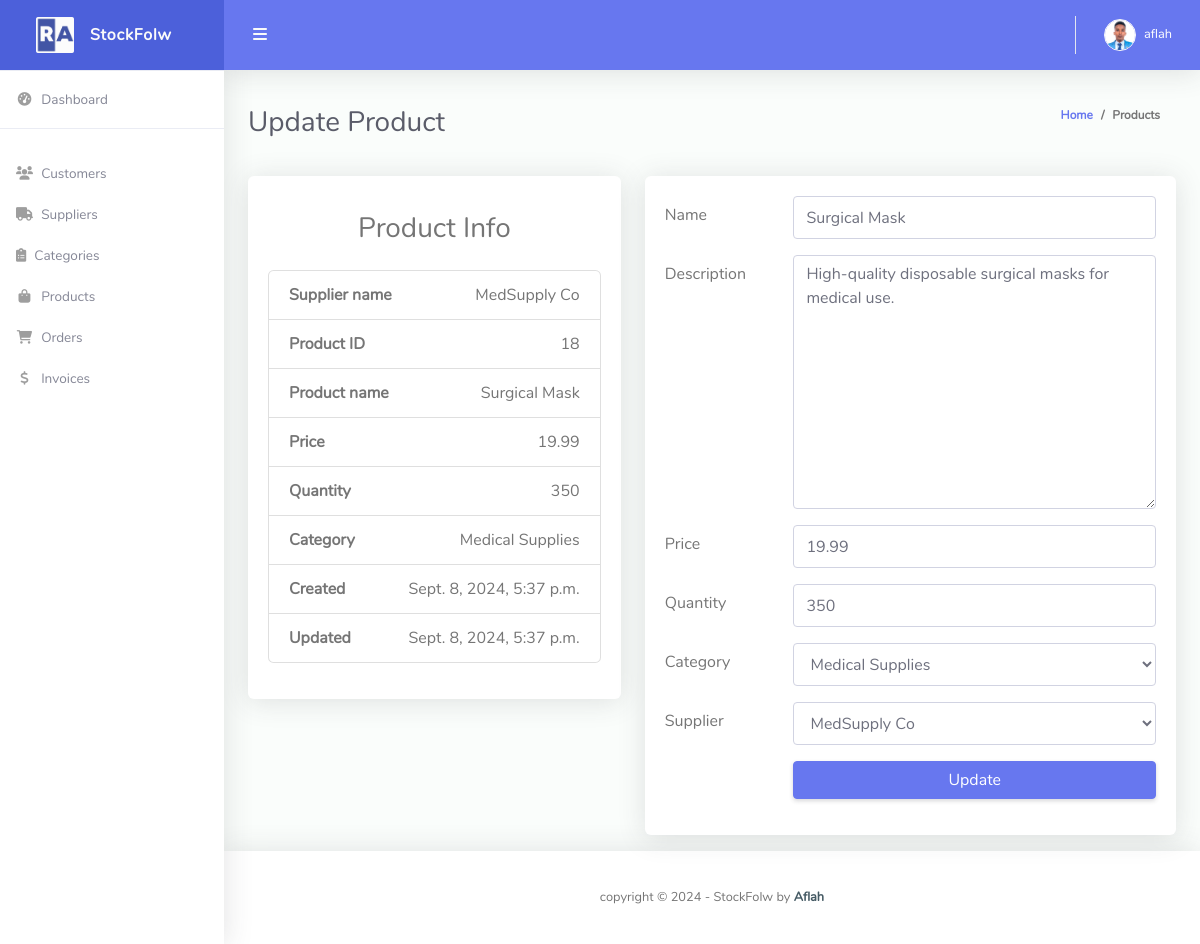
The page /product/18/ (signed in) on the database as committed earlier.
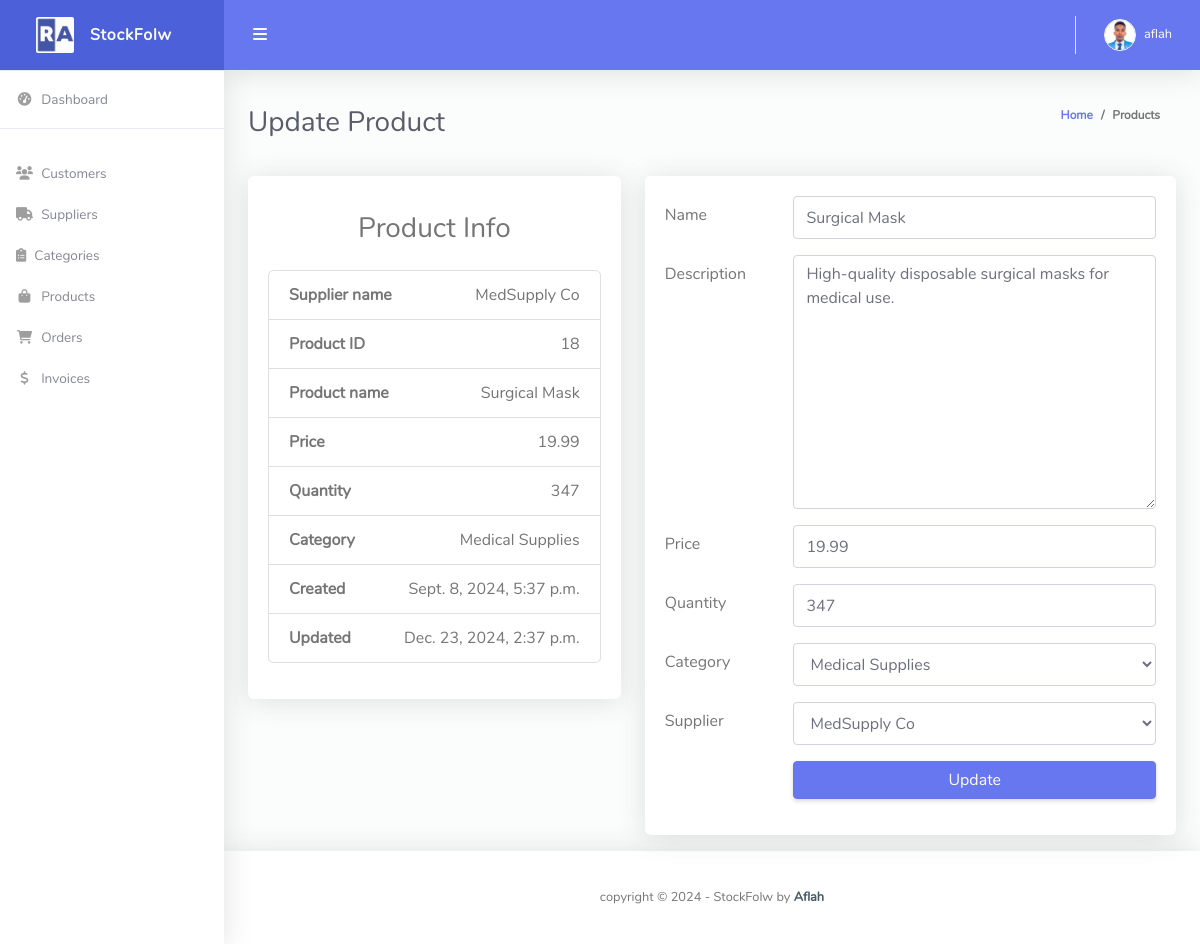
The same page on the database as committed later.
### stockflow/models.py (models this page shows, shortened)
class Customer(models.Model):
    user = models.OneToOneField(User, null=True, blank=True, on_delete=models.CASCADE)
    name = models.CharField(max_length=200, null=True, blank=True)
    phone = models.CharField(max_length=200, null=True, blank=True)
    email = models.EmailField(max_length=200, null=True, blank=True)
    address = models.TextField(null=True, blank=True)
    profile_pic = models.ImageField(default="profile1.png", null=True, blank=True)
    date_created = models.DateTimeField(auto_now_add=True, null=True, blank=True)

class Product(models.Model):
    name = models.CharField(max_length=200)
    description = models.TextField(blank=True, null=True)
    price = models.DecimalField(max_digits=10, decimal_places=2)
    quantity = models.PositiveIntegerField(default=0)
    category = models.ForeignKey(Category, on_delete=models.CASCADE)
    supplier = models.ForeignKey(Supplier, on_delete=models.CASCADE)
    created_at = models.DateTimeField(auto_now_add=True)
    updated_at = models.DateTimeField(auto_now=True)

class Supplier(models.Model):
    name = models.CharField(max_length=200)
    contact = models.CharField(max_length=200, blank=True, null=True)
    email = models.EmailField(unique=True)
    phone = models.CharField(
        max_length=30,
        blank=True,
        null=True,
        validators=[
            RegexValidator(
                regex='^[0-9+\-]+$',  # Allows digits, plus, and minus symbols
                message='Phone number must be numeric and can include +, - symbols',
                code='invalid_phone_number'
            ),
        ]
    )
    address = models.TextField(blank=True, null=True)
    created_at = models.DateTimeField(auto_now_add=True)
    updated_at = models.DateTimeField(auto_now=True)
    def __str__(self):
        return self.name

class Category(models.Model):
    name = models.CharField(max_length=200)
    description = models.TextField(blank=True, null=True)
    created_at = models.DateTimeField(auto_now_add=True)
    def __str__(self):
        return self.name
    class Meta:
        verbose_name_plural = "Categories"

### stockflow/decorators.py (the view)
		def wrapper_func(request, *args, **kwargs):
			group = None
			if request.user.groups.exists():
				group = request.user.groups.all()[0].name
			if group in allowed_roles:
				return view_func(request, *args, **kwargs)
			else:
				return redirect('/')

### stockflow/forms.py
class ProductForm(forms.ModelForm):
    class Meta:
        model = Product
        fields = ['name', 'description', 'price', 'quantity', 'category', 'supplier']
        widgets = {
            'name': forms.TextInput(attrs={'class': 'form-control', 'placeholder': 'Product Name', 'required': True}),
            'description': forms.Textarea(attrs={'class': 'form-control', 'placeholder': 'Description', 'required': True}),
            'price': forms.NumberInput(attrs={'class': 'form-control', 'placeholder': 'Price', 'required': True}),
            'quantity': forms.NumberInput(attrs={'class': 'form-control', 'placeholder': 'Quantity', 'required': True}),
            'category': forms.Select(attrs={'class': 'form-control', 'placeholder': 'Category', 'required': True}),
            'supplier': forms.Select(attrs={'class': 'form-control', 'placeholder': 'Supplier', 'required': True}),
        }

### stockflow/views.py (called while the page is built, shortened)
@login_required(login_url='login')
@allowed_users(allowed_roles=['admin'])
def updateProduct(request, pk):
    try:
        product = Product.objects.select_related('category', 'supplier').get(id=pk)
    except Product.DoesNotExist:
        messages.error(request, 'Product does not exist.')
        return redirect('product')
    form = ProductForm(instance=product)
    context = {'form': form, 'product': product}
    return render(request, 'edit_product.html', context)

### templates/edit_product.html (shortened to what this page needs)
{% extends 'base.html' %}
{% block content %}
<div class="container-fluid" id="container-wrapper">
    <div class="d-sm-flex align-items-center justify-content-between mb-4">
        <h1 class="h3 mb-0 text-gray-800">Update Product</h1>
        <ol class="breadcrumb">
            <li class="breadcrumb-item"><a href="{% url 'home' %}">Home</a></li>
            <li class="breadcrumb-item">Products</li>
        </ol>
    </div>
    <div class="row mb-3">
        <div class="col-md-5">
            <div class="card card-primary card-outline">
                <div class="card-body">
                    <h3 class="text-center mt-3">Product Info</h3>
                    <ul class="list-group list-group-unbordered mt-4 mb-3">
                        <li class="list-group-item">
                            <b>Supplier name</b> <a class="float-right">{{product.supplier}}</a>
                        </li>
                        <li class="list-group-item">
                            <b>Product ID</b> <a class="float-right">{{product.id}}</a>
                        </li>
                        <li class="list-group-item">
                            <b>Product name</b> <a class="float-right">{{product.name}}</a>
                        </li>
                        <li class="list-group-item">
                            <b>Price</b> <a class="float-right">{{product.price}}</a>
                        </li>
                        <li class="list-group-item">
                            <b>Quantity</b> <a class="float-right">{{product.quantity}}</a>
                        </li>
                        <li class="list-group-item">
                            <b>Category</b> <a class="float-right">{{product.category}}</a>
                        </li>
                        <li class="list-group-item">
                            <b>Created</b> <a class="float-right">{{product.created_at}}</a>
                        </li>
                        <li class="list-group-item">
                            <b>Updated</b> <a class="float-right">{{product.updated_at}}</a>
                        </li>
                    </ul>
                </div>
            </div>
        </div>
        <div class="col-md-7">
            <div class="card">
                <div class="card-body">
                    <div class="tab-content">
                        <div class="">
                            <form method="post">
                                <div class="form-group row">
                                    <label class="col-sm-3 col-form-label">Name</label>
                                    <div class="col-sm-9">
                                        {{ form.name}}
                                    </div>
                                </div>
                                <div class="form-group row">
                                    <label class="col-sm-3 col-form-label">Description</label>
                                    <div class="col-sm-9">
                                        {{ form.description }}
                                    </div>
                                </div>
                                <div class="form-group row">
                                    <label class="col-sm-3 col-form-label">Price</label>
                                    <div class="col-sm-9">
                                        {{ form.price }}
                                    </div>
                                </div>
                                <div class="form-group row">
                                    <label class="col-sm-3 col-form-label">Quantity</label>
                                    <div class="col-sm-9">
                                        {{ form.quantity }}
                                    </div>
                                </div>
                                <div class="form-group row">
                                    <label class="col-sm-3 col-form-label">Category</label>
                                    <div class="col-sm-9">
                                        {{ form.category }}
                                    </div>
                                </div>
                                <div class="form-group row">
                                    <label class="col-sm-3 col-form-label">Supplier</label>
                                    <div class="col-sm-9">
                                        {{ form.supplier }}
                                    </div>
                                </div>
                                <div class="form-group row">
                                    <div class="col-sm-9 offset-3">
                                        <button type="submit" class="btn btn-primary btn-block">Update</button>
                                    </div>
                                </div>
                            </form>
                        </div>
                    </div>
                </div>
            </div>
        </div>
    </div>
</div>
{% endblock %}

### templates/base.html (shortened to what this page needs)
{% load static %}
<!DOCTYPE html>
<html lang="en">
<head>
  <link href="https://cdnjs.cloudflare.com/ajax/libs/font-awesome/6.0.0-beta3/css/all.min.css" rel="stylesheet" type="text/css">
  <link href="{% static 'vendor/bootstrap/css/bootstrap.min.css' %}" rel="stylesheet" type="text/css">
  <link href="{% static 'css/ruang-admin.min.css' %}" rel="stylesheet">
  <link href="{% static 'vendor/datatables/dataTables.bootstrap4.min.css' %}" rel="stylesheet">
  </head>
<body id="page-top">
  <div id="wrapper">
    {% include 'partials/sidebar.html' %}
    <div id="content-wrapper" class="d-flex flex-column">
      <div id="content">
        {% include 'partials/topbar.html' %}
        {% block content %}
        {% endblock %}
      </div>
      {% include 'partials/footer.html' %}
    </div>
  </div>
</body>
</html>

### templates/partials/sidebar.html
{% load static %}
<ul class="navbar-nav sidebar sidebar-light accordion" id="accordionSidebar">
    <a class="sidebar-brand d-flex align-items-center justify-content-center" href="/">
        <div class="sidebar-brand-icon">
            <img src="{% static 'img/logo/logo2.png' %}">
        </div>
        <div class="sidebar-brand-text mx-3">StockFolw</div>
    </a>
    <hr class="sidebar-divider my-0">
    <li class="nav-item {% if request.path == '/' %}active{% endif %}">
        <a class="nav-link" href="/">
            <i class="fas fa-fw fa-tachometer-alt"></i>
            <span>Dashboard</span></a>
    </li>
    <hr class="sidebar-divider">
    {% if request.user.is_staff %}
    <li class="nav-item {% if request.path == '/customer/' %}active{% endif %}">
        <a class="nav-link" href="{% url 'customer' %}">
            <i class="fas fa-fw fa-users"></i>
            <span>Customers</span>
        </a>
    </li>
    <li class="nav-item {% if request.path == '/supplier/' %}active{% endif %}">
        <a class="nav-link" href="{% url 'supplier' %}">
            <i class="fas fa-fw fa-truck"></i>
            <span>Suppliers</span>
        </a>
    </li>
    <li class="nav-item {% if request.path == '/category/' %}active{% endif %}">
        <a class="nav-link" href="{% url 'category' %}">
            <i class="fas fa-clipboard-list"></i>
            <span>Categories</span>
        </a>
    </li>
    <li class="nav-item {% if request.path == '/product/' %}active{% endif %}">
        <a class="nav-link" href="{% url 'product' %}">
            <i class="fas fa-fw fa-shopping-bag"></i>
            <span>Products</span>
        </a>
    </li>
    <li class="nav-item {% if request.path == '/order/' %}active{% endif %}">
        <a class="nav-link" href="{% url 'order' %}">
            <i class="fas fa-fw fa-shopping-cart"></i>
            <span>Orders</span>
        </a>
    </li>
    {% endif %}
    <li class="nav-item {% if request.path == '/invoice/' %}active{% endif %}">
        <a class="nav-link" href="{% url 'invoice' %}">
            <i class="fas fa-fw fa-dollar-sign"></i>
            <span>Invoices</span>
        </a>
    </li>
</ul>

### templates/partials/topbar.html (shortened to what this page needs)
{% load static %}
<nav class="navbar navbar-expand navbar-light bg-navbar topbar mb-4 static-top">
    <button id="sidebarToggleTop" class="btn btn-link rounded-circle mr-3">
        <i class="fa fa-bars"></i>
    </button>
    <ul class="navbar-nav ml-auto">
        <li class="nav-item dropdown no-arrow">
            <a class="nav-link dropdown-toggle" href="#" id="userDropdown" role="button" data-toggle="dropdown"
                aria-haspopup="true" aria-expanded="false">
                {% if request.user.customer.profile_pic %}
                <img class="img-profile rounded-circle" src="{{request.user.customer.profile_pic.url}}"
                    style="max-width: 60px">
                {% else %}
                <img class="img-profile rounded-circle" src="{% static 'img/Testro.jpg' %}" style="max-width: 60px">
                {% endif %}
                <span class="ml-2 d-none d-lg-inline text-white small">{{request.user}}</span>
            </a>
        </li>
    </ul>
</nav>

### templates/partials/footer.html
<footer class="sticky-footer bg-white">
    <div class="container my-auto py-2">
        <div class="copyright text-center my-auto">
            <span>copyright &copy;
                <script> document.write(new Date().getFullYear()); </script> - StockFolw by
                <b><a href="#" target="_blank">Aflah</a></b>
            </span>
        </div>
    </div>
</footer>

Rows that differ between the two databases and show on the page:
changed Product "Surgical Mask": quantity "350" → "347"; updated_at "Sept. 8, 2024, 5:37 p.m." → "Dec. 23, 2024, 2:37 p.m."
